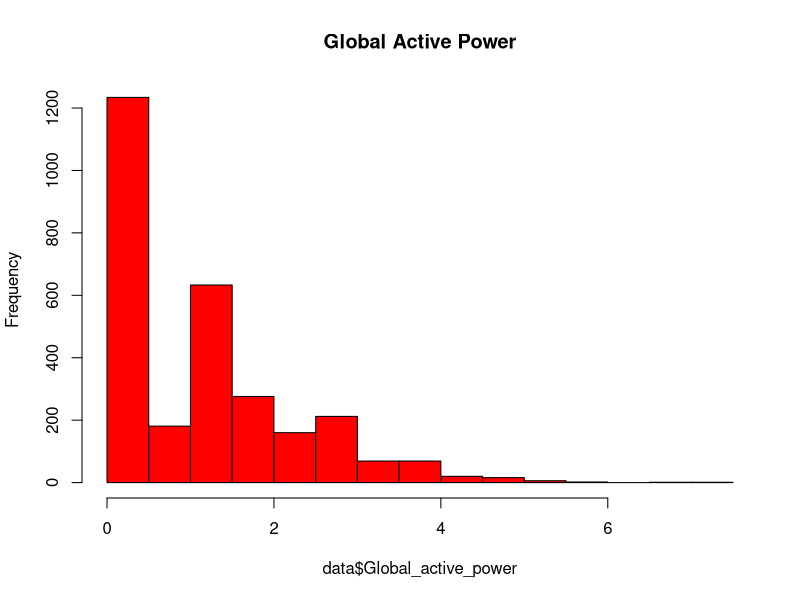

The R source for this figure:
data <- read.csv(file = "data.csv", header = TRUE);


png(file = "plot1.png")

hist(data$Global_active_power, col = "red", main = "Global Active Power")

dev.off()